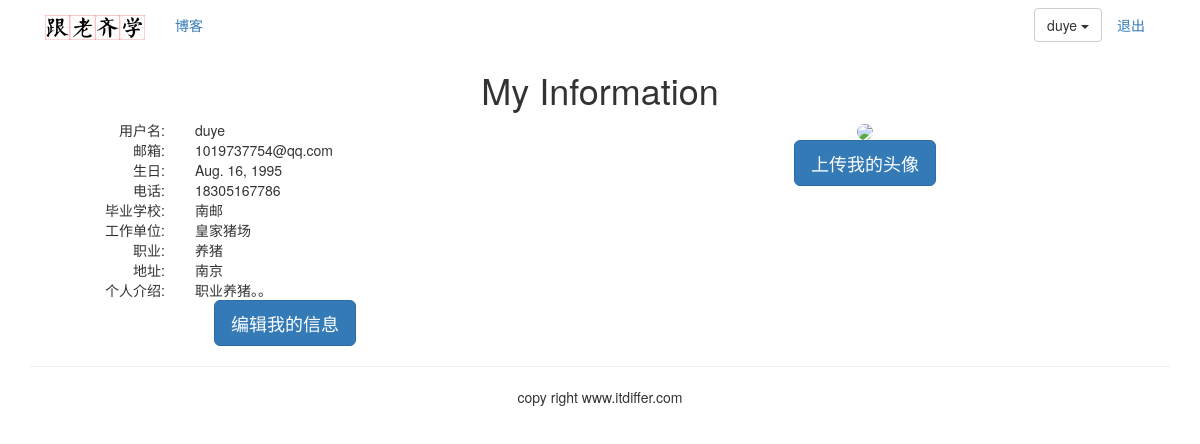
/account/my-information/ (signed in), run on the app's committed database.
### account/models.py (models this page shows, shortened)
class UserProfile(models.Model):
    user = models.OneToOneField(User,on_delete=models.CASCADE,unique=True)
    birth = models.DateField(blank=True,null=True)
    phone = models.CharField(max_length=20,null=True)

class UserInfo(models.Model):
    user = models.OneToOneField(User,on_delete=models.CASCADE,unique=True)
    school = models.CharField(max_length=100,blank=True)
    company = models.CharField(max_length=100,blank=True)
    profession = models.CharField(max_length=100,blank=True)   # 职业
    address = models.CharField(max_length=100,blank=True)
    aboutme = models.TextField(blank=True)
    photo = models.ImageField(blank=True)

### account/views.py (the view)
# urls.py: path('my-information/',views.myself,name='my_information'),
@login_required()
def myself(request):
    userprofile = UserProfile.objects.get(user=request.user) \
        if hasattr(request.user, 'userprofile') \
        else UserProfile.objects.create(user=request.user)
    userinfo = UserInfo.objects.get(user=request.user) \
        if hasattr(request.user, 'userinfo') \
        else UserInfo.objects.create(user=request.user)
    return render(request, "account/myself.html",
                  {"user":request.user,
                   "userinfo":userinfo,
                   "userprofile":userprofile})

### templates/account/myself.html (shortened to what this page needs)
{% extends "base.html" %}
{% block title %}my information{% endblock %} {% block content %}
<div class="row text-center vertical-middle-sm">
    <h1>My Information</h1>
    <div class="row">
        <div class="col-md-6" >
            <div class="row">
                <div class="col-md-4 text-right"><span>用户名:</span></div>
                <div class="col-md-8 text-left">{{user.username}}</div>
            </div>
            <div class="row">
                <div class="col-md-4 text-right"><span>邮箱:</span></div>
                <div class="col-md-8 text-left">{{user.email}}</div>
            </div>
            <div class="row">
                <div class="col-md-4 text-right"><span>生日:</span></div>
                <div class="col-md-8 text-left">{{userprofile.birth}}</div>
            </div>
            <div class="row">
                <div class="col-md-4 text-right"><span>电话:</span></div>
                <div class="col-md-8 text-left">{{userprofile.phone}}</div>
            </div>
            <div class="row">
                <div class="col-md-4 text-right"><span>毕业学校:</span></div>
                <div class="col-md-8 text-left">{{userinfo.school}}</div>
            </div>
            <div class="row">
                <div class="col-md-4 text-right"><span>工作单位:</span></div>
                <div class="col-md-8 text-left">{{userinfo.company}}</div>
            </div>
            <div class="row">
                <div class="col-md-4 text-right"><span>职业:</span></div>
                <div class="col-md-8 text-left">{{userinfo.profession}}</div>
            </div>
            <div class="row">
                <div class="col-md-4 text-right"><span>地址:</span></div>
                <div class="col-md-8 text-left">{{userinfo.address}}</div>
            </div>
            <div class="row">
                <div class="col-md-4 text-right"><span>个人介绍:</span></div>
                <div class="col-md-8 text-left">{{userinfo.aboutme}}</div>
            </div>
            <a href="{% url 'account:edit_my_information' %}">
                <button class="btn btn-primary btn-lg">编辑我的信息</button>
            </a>
        </div>
        <div class="col-md-6">
            {% load staticfiles %}
            <div style="margin-right:100px">
                {% if userinfo.photo %}
                <img src="{{ userinfo.photo | striptags }}"
                     class="img-circle" id="my_photo" name="user_face">
                {% else %}
                <img  name="user_face" src="{% static 'images/IMG_2416.jpg' %}" class="img-circle"
                width="270px" id="my_photo">
                {% endif %}
            </div>
            <div style="margin-right:100px">
                <button class="btn btn-primary btn-lg" id="upload_image"
                        onclick="upload_image_layer()">上传我的头像</button>
            </div>
        </div>
    </div>
</div>
{% endblock %}

### templates/header.html (shortened to what this page needs)
{% load staticfiles %}
<div class="container">
    <nav class=""navbar navbar-default" role="navigation">
        <div class="navbar-header">
            <a class="navbar-brand" href="http://www.itdiffer.com">
                <img src="{% static '/images/logo.png' %}" width="100px">
            </a>
        </div>
    <div>
        <ul class="nav navbar-nav" role="navigation">
            <li><a href="{% url 'blog:blog_title' %}">博客</a></li>
        </ul>
        <ul class="nav navbar-nav navbar-right" style="margin-right:10px">
            {% if user.is_authenticated %}
                <li>
                <div class="dropdown" style="margin-top:8px">
                    <button class="btn btn-default dropdown-toggle" type="button" id="dropdownMenu"  data-toggle="dropdown">{{ user.username }}
                        <span class="caret"></span>
                    </button>
                </div>
                </li>
                <li><a href="{% url 'account:user_logout' %}">退出</a></li>
                {% else %}
                <li><a href="{% url 'account:user_login' %}">登录</a></li>
            {% endif %}
        </ul>
    </div>
    </nav>
</div>

### data on the page
UserProfile: birth "Aug. 16, 1995", phone "18305167786"
UserInfo: school "南邮", company "皇家猪场", profession "养猪", address "南京", aboutme "职业养猪。。"

### other printed values
{{ user.username }} "duye"
{{ user.email }} "1019737754@qq.com"
